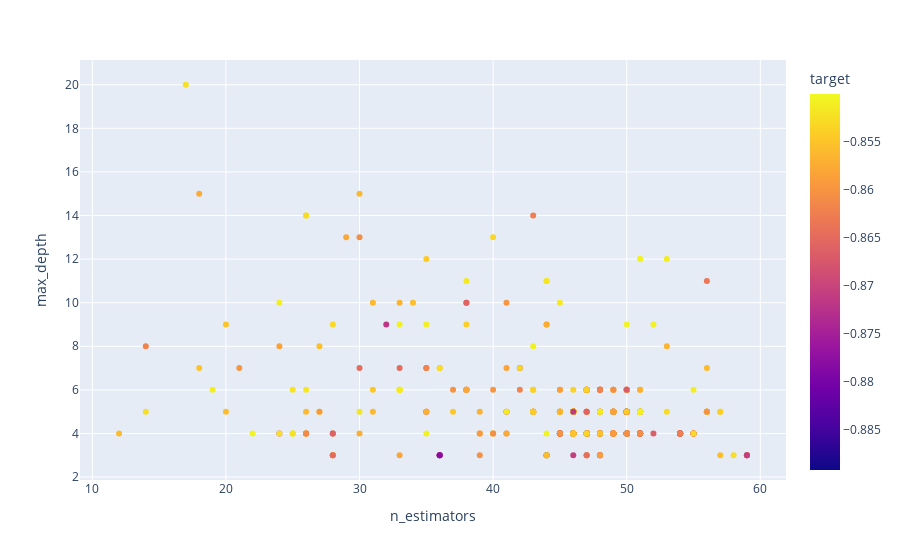

Notebook source saved alongside this figure:
### Code cell
px.scatter(df1, x="n_estimators", y="max_depth", color="target")

### Figure 1 — Plotly figure (JSON) as saved in the notebook; plotly's stock layout.template omitted (floating-point values rounded to 4 significant figures; data arrays with more than 128 entries replaced by an {"elided": "..."} marker saying what was removed)
{"data": [{"hovertemplate": "n_estimators=%{x}<br>max_depth=%{y}<br>target=%{marker.color}<extra></extra>", "legendgroup": "", "marker": {"color": {"elided": "792 float values"}, "coloraxis": "coloraxis", "symbol": "circle"}, "mode": "markers", "name": "", "orientation": "v", "showlegend": false, "type": "scatter", "x": {"elided": "792 int values"}, "xaxis": "x", "y": {"elided": "792 int values"}, "yaxis": "y"}], "layout": {"coloraxis": {"colorbar": {"title": {"text": "target"}}, "colorscale": [[0, "#0d0887"], [0.1111, "#46039f"], [0.2222, "#7201a8"], [0.3333, "#9c179e"], [0.4444, "#bd3786"], [0.5556, "#d8576b"], [0.6667, "#ed7953"], [0.7778, "#fb9f3a"], [0.8889, "#fdca26"], [1, "#f0f921"]]}, "legend": {"tracegroupgap": 0}, "margin": {"t": 60}, "xaxis": {"anchor": "y", "domain": [0, 1], "title": {"text": "n_estimators"}}, "yaxis": {"anchor": "x", "domain": [0, 1], "title": {"text": "max_depth"}}}}
